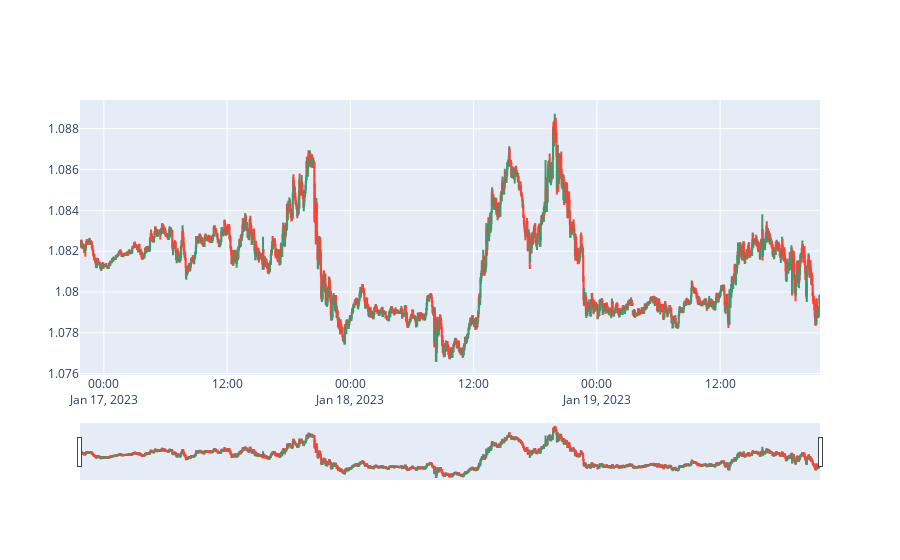

The cell this chart's notebook holds for it:
### Code cell
data_number = 30 * 24 * 3
fig = go.Figure(data=[go.Candlestick(x=df['time'][-data_number:],
                open=df['open'][-data_number:],
                high=df['high'][-data_number:],
                low=df['low'][-data_number:],
                close=df['close'][-data_number:]
                                    )])

fig.show()

### Figure 1 — Plotly figure (JSON) as saved in the notebook; plotly's stock layout.template omitted (floating-point values rounded to 4 significant figures; data arrays with more than 128 entries replaced by an {"elided": "..."} marker saying what was removed)
{"data": [{"close": {"elided": "2160 float values"}, "high": {"elided": "2160 float values"}, "low": {"elided": "2160 float values"}, "open": {"elided": "2160 float values"}, "type": "candlestick", "x": {"elided": "2160 str values"}}], "layout": {}}
